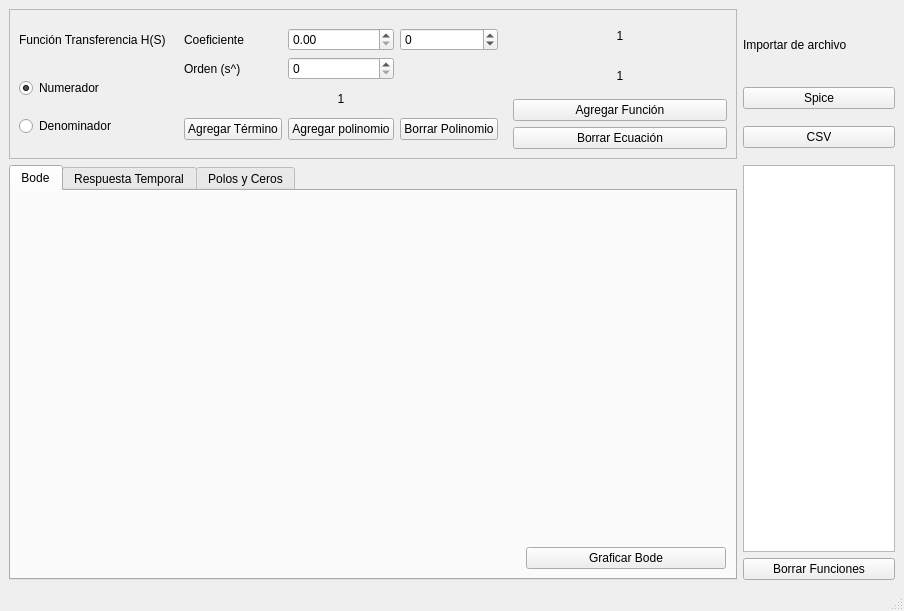
<?xml version="1.0" encoding="UTF-8"?>
<ui version="4.0">
 <class>MainWindow</class>
 <widget class="QMainWindow" name="MainWindow">
  <property name="geometry">
   <rect>
    <x>0</x>
    <y>0</y>
    <width>904</width>
    <height>611</height>
   </rect>
  </property>
  <property name="windowTitle">
   <string>MainWindow</string>
  </property>
  <widget class="QWidget" name="centralwidget">
   <layout class="QGridLayout" name="gridLayout_2">
    <item row="1" column="1">
     <layout class="QVBoxLayout" name="verticalLayout_3">
      <item>
       <widget class="QLabel" name="label_10">
        <property name="maximumSize">
         <size>
          <width>16777215</width>
          <height>50</height>
         </size>
        </property>
        <property name="text">
         <string>Importar de archivo</string>
        </property>
       </widget>
      </item>
      <item>
       <widget class="QPushButton" name="spiceButton">
        <property name="text">
         <string>Spice</string>
        </property>
       </widget>
      </item>
      <item>
       <widget class="QPushButton" name="csvButton">
        <property name="text">
         <string>CSV</string>
        </property>
       </widget>
      </item>
     </layout>
    </item>
    <item row="1" column="0">
     <widget class="QFrame" name="frame_2">
      <property name="minimumSize">
       <size>
        <width>0</width>
        <height>150</height>
       </size>
      </property>
      <property name="maximumSize">
       <size>
        <width>16777215</width>
        <height>200</height>
       </size>
      </property>
      <property name="frameShape">
       <enum>QFrame::StyledPanel</enum>
      </property>
      <property name="frameShadow">
       <enum>QFrame::Raised</enum>
      </property>
      <layout class="QGridLayout" name="gridLayout_6">
       <item row="0" column="2" rowspan="3">
        <layout class="QVBoxLayout" name="verticalLayout_2">
         <item>
          <widget class="QLabel" name="numLabel">
           <property name="text">
            <string>1</string>
           </property>
           <property name="alignment">
            <set>Qt::AlignCenter</set>
           </property>
          </widget>
         </item>
         <item>
          <widget class="QLabel" name="denLabel">
           <property name="text">
            <string>1</string>
           </property>
           <property name="alignment">
            <set>Qt::AlignCenter</set>
           </property>
          </widget>
         </item>
         <item>
          <widget class="QPushButton" name="addFunctionButton">
           <property name="text">
            <string>Agregar Función</string>
           </property>
          </widget>
         </item>
         <item>
          <widget class="QPushButton" name="eraseEquationButton">
           <property name="text">
            <string>Borrar Ecuación</string>
           </property>
          </widget>
         </item>
        </layout>
       </item>
       <item row="0" column="0">
        <widget class="QLabel" name="label">
         <property name="maximumSize">
          <size>
           <width>150</width>
           <height>16777215</height>
          </size>
         </property>
         <property name="text">
          <string>Función Transferencia H(S)</string>
         </property>
        </widget>
       </item>
       <item row="0" column="1" rowspan="3">
        <widget class="QWidget" name="widget" native="true">
         <layout class="QGridLayout" name="gridLayout_7">
          <item row="4" column="1">
           <widget class="QPushButton" name="addPolinomialButton">
            <property name="text">
             <string>Agregar polinomio</string>
            </property>
           </widget>
          </item>
          <item row="4" column="0">
           <widget class="QPushButton" name="addTermButton">
            <property name="text">
             <string>Agregar Término</string>
            </property>
           </widget>
          </item>
          <item row="4" column="2">
           <widget class="QPushButton" name="erasePolinomialButton">
            <property name="text">
             <string>Borrar Polinomio</string>
            </property>
           </widget>
          </item>
          <item row="3" column="0" colspan="3">
           <widget class="QLabel" name="currentPolLabel">
            <property name="text">
             <string>1</string>
            </property>
            <property name="alignment">
             <set>Qt::AlignCenter</set>
            </property>
           </widget>
          </item>
          <item row="1" column="1">
           <widget class="QSpinBox" name="ordenSpinbox">
            <property name="maximum">
             <number>1000000000</number>
            </property>
           </widget>
          </item>
          <item row="1" column="0">
           <widget class="QLabel" name="label_3">
            <property name="text">
             <string>Orden (s^)</string>
            </property>
           </widget>
          </item>
          <item row="0" column="0">
           <widget class="QLabel" name="label_4">
            <property name="text">
             <string>Coeficiente</string>
            </property>
           </widget>
          </item>
          <item row="0" column="1">
           <widget class="QDoubleSpinBox" name="coefDoubleBox">
            <property name="maximum">
             <double>1000000000000.000000000000000</double>
            </property>
           </widget>
          </item>
          <item row="0" column="2">
           <widget class="QSpinBox" name="coefMultiplier">
            <property name="minimum">
             <number>-12</number>
            </property>
            <property name="maximum">
             <number>12</number>
            </property>
            <property name="singleStep">
             <number>3</number>
            </property>
           </widget>
          </item>
         </layout>
        </widget>
       </item>
       <item row="1" column="0" rowspan="2">
        <layout class="QVBoxLayout" name="verticalLayout">
         <item>
          <widget class="QRadioButton" name="numButton">
           <property name="text">
            <string>Numerador</string>
           </property>
           <property name="checked">
            <bool>true</bool>
           </property>
           <attribute name="buttonGroup">
            <string notr="true">buttonGroup_2</string>
           </attribute>
          </widget>
         </item>
         <item>
          <widget class="QRadioButton" name="denButton">
           <property name="text">
            <string>Denominador</string>
           </property>
           <attribute name="buttonGroup">
            <string notr="true">buttonGroup_2</string>
           </attribute>
          </widget>
         </item>
        </layout>
       </item>
      </layout>
     </widget>
    </item>
    <item row="2" column="1">
     <widget class="QListWidget" name="functionsList">
      <property name="minimumSize">
       <size>
        <width>150</width>
        <height>0</height>
       </size>
      </property>
      <property name="maximumSize">
       <size>
        <width>200</width>
        <height>600</height>
       </size>
      </property>
     </widget>
    </item>
    <item row="3" column="1">
     <widget class="QPushButton" name="deleteFunctions">
      <property name="text">
       <string>Borrar Funciones</string>
      </property>
     </widget>
    </item>
    <item row="2" column="0" rowspan="2">
     <widget class="QTabWidget" name="plotWidget">
      <property name="currentIndex">
       <number>0</number>
      </property>
      <widget class="QWidget" name="tab">
       <attribute name="title">
        <string>Bode</string>
       </attribute>
       <layout class="QGridLayout" name="gridLayout_3">
        <item row="0" column="0">
         <widget class="QStackedWidget" name="amplitudePlotBox">
          <widget class="QWidget" name="page_5"/>
          <widget class="QWidget" name="page_6"/>
         </widget>
        </item>
        <item row="0" column="1" rowspan="3">
         <widget class="QWidget" name="visualConfWidget" native="true">
          <property name="minimumSize">
           <size>
            <width>200</width>
            <height>0</height>
           </size>
          </property>
         </widget>
        </item>
        <item row="3" column="1">
         <widget class="QPushButton" name="plotBodeButton">
          <property name="text">
           <string>Graficar Bode</string>
          </property>
         </widget>
        </item>
        <item row="1" column="0">
         <widget class="QStackedWidget" name="phasePlotBox">
          <widget class="QWidget" name="page_7"/>
          <widget class="QWidget" name="page_8"/>
         </widget>
        </item>
       </layout>
      </widget>
      <widget class="QWidget" name="tab_2">
       <attribute name="title">
        <string>Respuesta Temporal</string>
       </attribute>
       <layout class="QGridLayout" name="gridLayout_4">
        <item row="0" column="1" rowspan="2">
         <widget class="QWidget" name="visualConfWidget_2" native="true">
          <property name="minimumSize">
           <size>
            <width>200</width>
            <height>0</height>
           </size>
          </property>
         </widget>
        </item>
        <item row="0" column="0" rowspan="2">
         <widget class="QWidget" name="temporalResponsePlot" native="true">
          <property name="minimumSize">
           <size>
            <width>500</width>
            <height>0</height>
           </size>
          </property>
          <property name="maximumSize">
           <size>
            <width>166674</width>
            <height>16777215</height>
           </size>
          </property>
         </widget>
        </item>
       </layout>
      </widget>
      <widget class="QWidget" name="tab_3">
       <attribute name="title">
        <string>Polos y Ceros</string>
       </attribute>
       <layout class="QGridLayout" name="gridLayout_5">
        <item row="0" column="0">
         <widget class="QWidget" name="zeroesPolesPlot" native="true"/>
        </item>
       </layout>
      </widget>
     </widget>
    </item>
   </layout>
  </widget>
  <widget class="QStatusBar" name="statusbar"/>
 </widget>
 <resources/>
 <connections/>
 <slots>
  <slot>prueba(bool)</slot>
 </slots>
 <buttongroups>
  <buttongroup name="buttonGroup"/>
  <buttongroup name="buttonGroup_2"/>
  <buttongroup name="buttonGroup_3"/>
 </buttongroups>
</ui>
